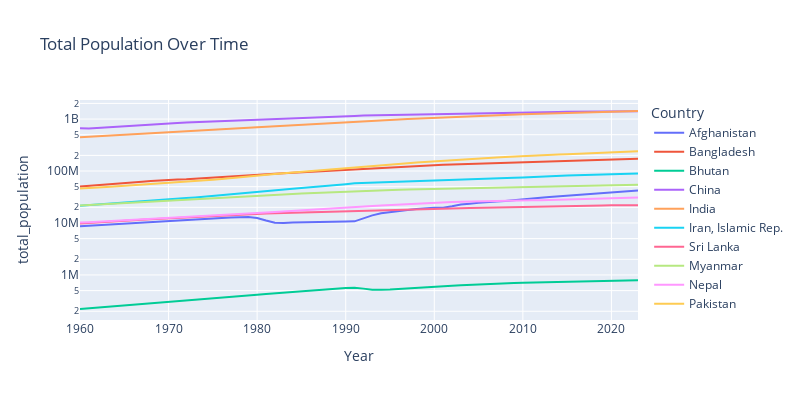

Notebook code for this chart:
### Code cell
# line plot by taking year on x-axis and total population on y-axis
fig = px.line(df, x='Year', y='total_population', color='Country', log_y=True, title='Total Population Over Time')

# figure size
fig.update_layout(width=800, height=400)
fig.show()
